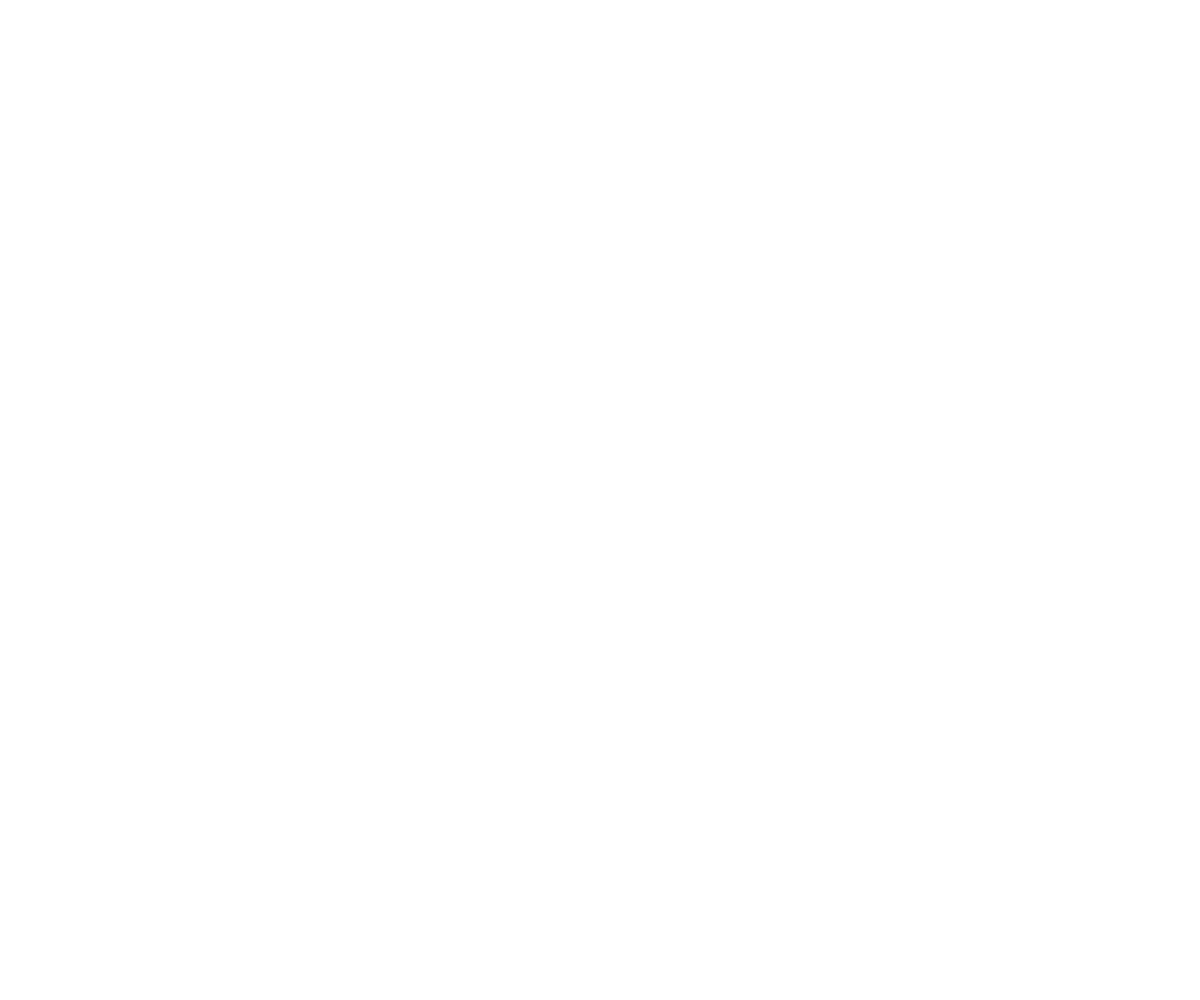
Frame 1 (no input)
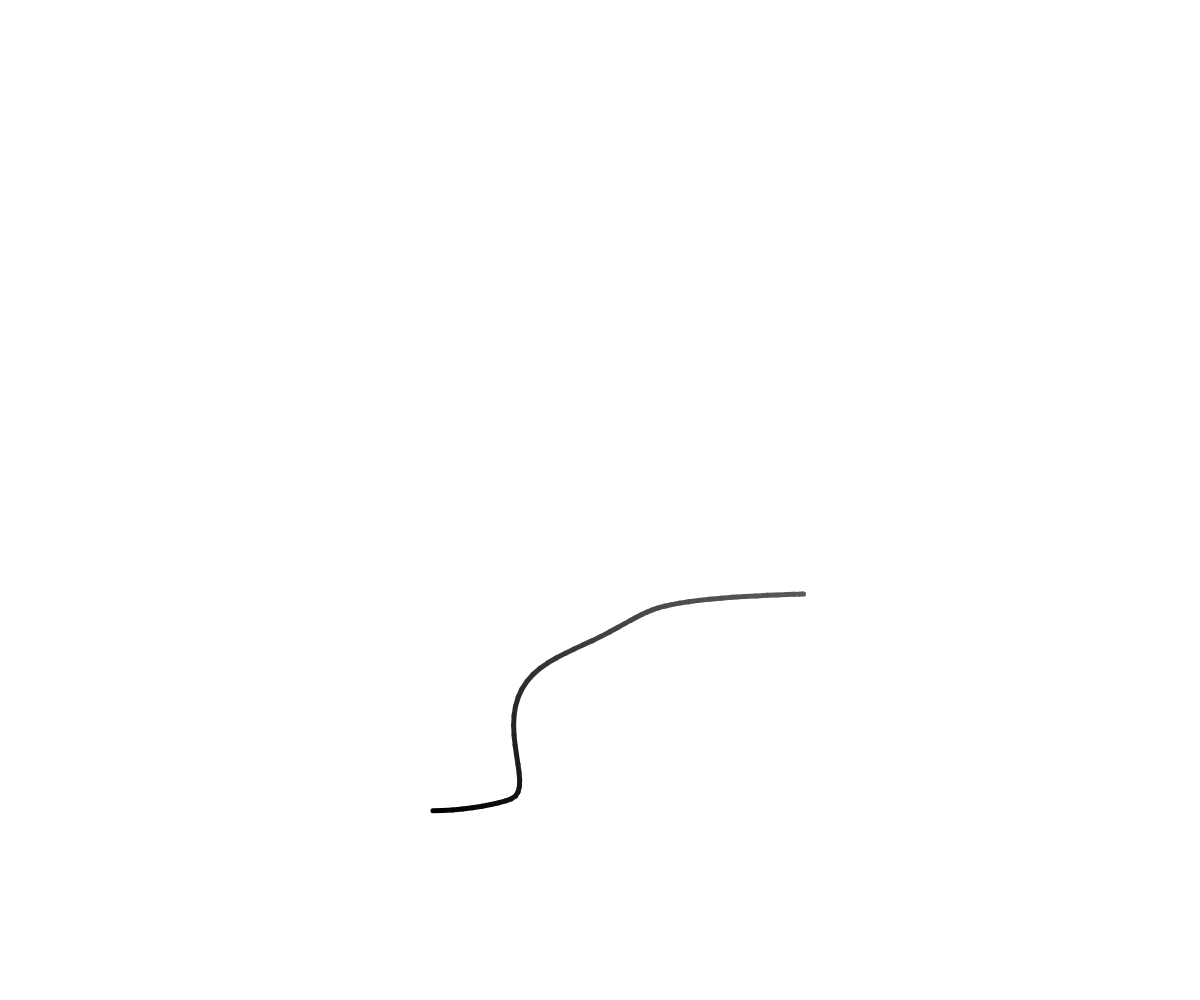
Frame 60 (no input)
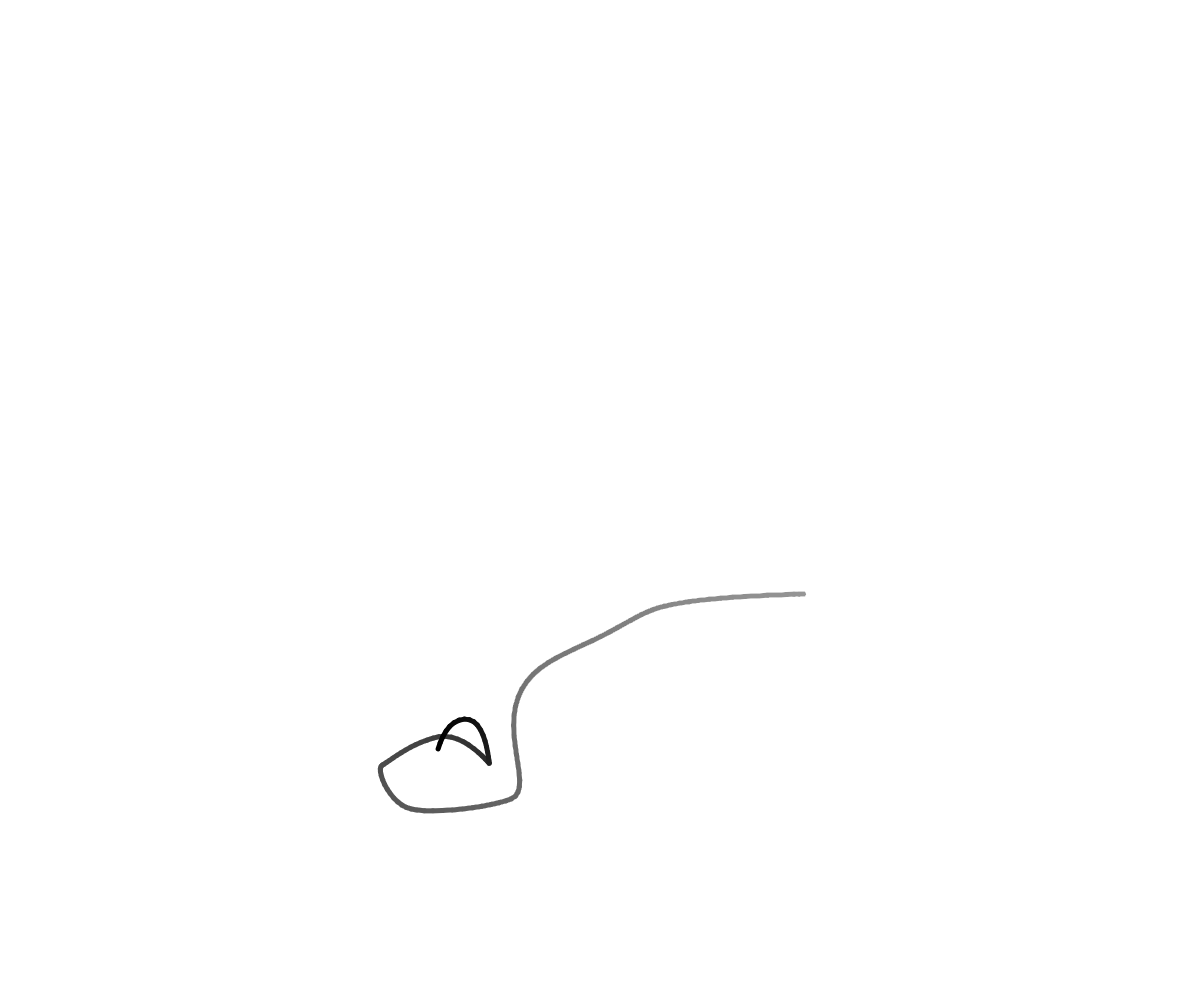
Frame 120 (the mouse pressed at the canvas centre since frame 60)

The p5.js sketch that drew these frames (run headless with seeded random() and noise() and a simulated clock; from frame 60 on, the mouse is pressed at the canvas centre):

// p5.js sketch
// ── sketch.js
// Perlin Noise Demo

let time = 0;

let px;
let py;

function setup() {
  createCanvas(windowWidth, windowHeight);
}

function draw() {
  background(255, 255, 255, 2);

  stroke(0);
  strokeWeight(5);

  

  let x = noise(time) * width;
  let y = noise(time + 1000) * height;

  line(x, y, px, py);

  px = structuredClone(x);
  py = structuredClone(y);

  time += 0.01;
}
